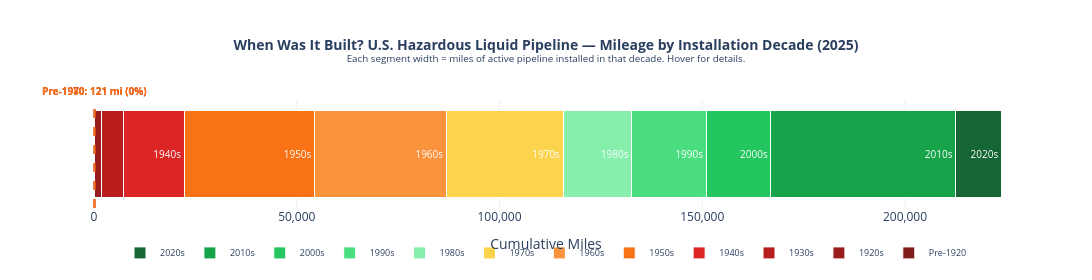

The cell this chart's notebook holds for it:
### Code cell
ordered_decades = [
    'Pre-1920','1920s','1930s','1940s','1950s','1960s',
    '1970s','1980s','1990s','2000s','2010s','2020s'
]

fig_strip = go.Figure()

x_cursor = 0
bar_height = 1.0

for dec in ordered_decades:
    if dec not in snap_2025.index:
        continue
    mi = snap_2025[dec]
    pct = mi / total_2025_decade * 100
    color = decade_colors.get(dec, '#888')
    
    hover = (
        f"<b>{dec}</b><br>"
        f"{mi:,.0f} miles  ({pct:.1f}% of network)<br>"
        f"{decade_age.get(dec, '')}<br>"
        f"<i>{decade_context.get(dec, '')}</i><br>"
        f"<i>{decade_safety.get(dec, '')}</i>"
    )

    # Main bar segment
    fig_strip.add_trace(go.Bar(
        x=[mi],
        y=['Pipeline Age'],
        orientation='h',
        base=x_cursor,
        marker_color=color,
        marker_line=dict(color='white', width=1),
        name=dec,
        hovertemplate=hover + '<extra></extra>',
        text=dec if pct > 3 else '',
        textposition='inside',
        textfont=dict(color='white', size=10),
    ))

    x_cursor += mi

# Key threshold lines
pre_1980_miles = sum(snap_2025[d] for d in ordered_decades if d in snap_2025.index and 
                     int(d.replace('Pre-1920','1900').replace('s','0').split('-')[0]) < 1980)
pre_1970_miles = sum(snap_2025[d] for d in ordered_decades if d in snap_2025.index and 
                     int(d.replace('Pre-1920','1900').replace('s','0').split('-')[0]) < 1970)

for threshold_mi, threshold_label, threshold_color in [
    (pre_1970_miles, f'Pre-1970: {pre_1970_miles:,.0f} mi ({pre_1970_miles/total_2025_decade*100:.0f}%)', '#B91C1C'),
    (pre_1980_miles, f'Pre-1980: {pre_1980_miles:,.0f} mi ({pre_1980_miles/total_2025_decade*100:.0f}%)', '#F97316'),
]:
    fig_strip.add_vline(
        x=threshold_mi,
        line_width=2, line_dash='dash', line_color=threshold_color,
        annotation_text=f'<b>{threshold_label}</b>',
        annotation_position='top',
        annotation_font=dict(color=threshold_color, size=10),
    )

fig_strip.update_layout(
    title=dict(
        text='<b>When Was It Built? U.S. Hazardous Liquid Pipeline — Mileage by Installation Decade (2025)</b><br>'
             '<sup>Each segment width = miles of active pipeline installed in that decade. Hover for details.</sup>',
        font=dict(size=14), x=0.5, xanchor='center'
    ),
    xaxis=dict(title='Cumulative Miles', tickformat=',', gridcolor='#f0f0f0'),
    yaxis=dict(visible=False),
    barmode='stack',
    plot_bgcolor='white', paper_bgcolor='white',
    width=1100, height=280,
    margin=dict(l=40, r=40, t=100, b=50),
    legend=dict(
        orientation='h',
        yanchor='bottom', y=-0.55,
        xanchor='center', x=0.5,
        font=dict(size=9)
    ),
    showlegend=True,
)

fig_strip.show()

print(f"\nKey callouts:")
print(f"  Pre-1970 pipe (55+ years old): {pre_1970_miles:,.0f} miles = {pre_1970_miles/total_2025_decade*100:.0f}%")
print(f"  Pre-1980 pipe (45+ years old): {pre_1980_miles:,.0f} miles = {pre_1980_miles/total_2025_decade*100:.0f}%")
print(f"  EPA founded 1970 — {pre_1970_miles/total_2025_decade*100:.0f}% of the network predates it")

### Figure 1 — Plotly figure (JSON) as saved in the notebook; plotly's stock layout.template omitted (floating-point values rounded to 4 significant figures)
{"data": [{"base": 0, "hovertemplate": "<b>Pre-1920</b><br>121 miles  (0.1% of network)<br>100+ years old<br><i>Before WWI</i><br><i>No federal pipeline safety law</i><extra></extra>", "marker": {"color": "#7F1D1D", "line": {"color": "white", "width": 1}}, "name": "Pre-1920", "orientation": "h", "text": "", "textfont": {"color": "white", "size": 10}, "textposition": "inside", "type": "bar", "x": [121.3], "y": ["Pipeline Age"]}, {"base": 121.3, "hovertemplate": "<b>1920s</b><br>1,844 miles  (0.8% of network)<br>95–105 years old<br><i>Roaring Twenties</i><br><i>No federal pipeline safety law</i><extra></extra>", "marker": {"color": "#991B1B", "line": {"color": "white", "width": 1}}, "name": "1920s", "orientation": "h", "text": "", "textfont": {"color": "white", "size": 10}, "textposition": "inside", "type": "bar", "x": [1844.0], "y": ["Pipeline Age"]}, {"base": 1965.0, "hovertemplate": "<b>1930s</b><br>5,388 miles  (2.4% of network)<br>85–95 years old<br><i>Great Depression</i><br><i>No federal pipeline safety law</i><extra></extra>", "marker": {"color": "#B91C1C", "line": {"color": "white", "width": 1}}, "name": "1930s", "orientation": "h", "text": "", "textfont": {"color": "white", "size": 10}, "textposition": "inside", "type": "bar", "x": [5388.0], "y": ["Pipeline Age"]}, {"base": 7353.0, "hovertemplate": "<b>1940s</b><br>14,890 miles  (6.7% of network)<br>75–85 years old<br><i>WWII era</i><br><i>No federal pipeline safety law</i><extra></extra>", "marker": {"color": "#DC2626", "line": {"color": "white", "width": 1}}, "name": "1940s", "orientation": "h", "text": "1940s", "textfont": {"color": "white", "size": 10}, "textposition": "inside", "type": "bar", "x": [14890.0], "y": ["Pipeline Age"]}, {"base": 22240.0, "hovertemplate": "<b>1950s</b><br>32,155 miles  (14.4% of network)<br>65–75 years old<br><i>Eisenhower / Post-war boom</i><br><i>No federal pipeline safety law</i><extra></extra>", "marker": {"color": "#F97316", "line": {"color": "white", "width": 1}}, "name": "1950s", "orientation": "h", "text": "1950s", "textfont": {"color": "white", "size": 10}, "textposition": "inside", "type": "bar", "x": [32150.0], "y": ["Pipeline Age"]}, {"base": 54400.0, "hovertemplate": "<b>1960s</b><br>32,482 miles  (14.5% of network)<br>55–65 years old<br><i>Apollo program era</i><br><i>No federal pipeline safety law</i><extra></extra>", "marker": {"color": "#FB923C", "line": {"color": "white", "width": 1}}, "name": "1960s", "orientation": "h", "text": "1960s", "textfont": {"color": "white", "size": 10}, "textposition": "inside", "type": "bar", "x": [32480.0], "y": ["Pipeline Age"]}, {"base": 86880.0, "hovertemplate": "<b>1970s</b><br>28,803 miles  (12.9% of network)<br>45–55 years old<br><i>OPEC oil crisis</i><br><i>Natural Gas Pipeline Safety Act (1968) only recently passed</i><extra></extra>", "marker": {"color": "#FCD34D", "line": {"color": "white", "width": 1}}, "name": "1970s", "orientation": "h", "text": "1970s", "textfont": {"color": "white", "size": 10}, "textposition": "inside", "type": "bar", "x": [28800.0], "y": ["Pipeline Age"]}, {"base": 115700.0, "hovertemplate": "<b>1980s</b><br>16,927 miles  (7.6% of network)<br>35–45 years old<br><i>Deregulation era</i><br><i>Hazardous Liquid Pipeline Safety Act passed (1979)</i><extra></extra>", "marker": {"color": "#86EFAC", "line": {"color": "white", "width": 1}}, "name": "1980s", "orientation": "h", "text": "1980s", "textfont": {"color": "white", "size": 10}, "textposition": "inside", "type": "bar", "x": [16930.0], "y": ["Pipeline Age"]}, {"base": 132600.0, "hovertemplate": "<b>1990s</b><br>18,369 miles  (8.2% of network)<br>25–35 years old<br><i>Internet age begins</i><br><i>Post-Exxon Valdez reforms; Pipeline Safety Act (1992)</i><extra></extra>", "marker": {"color": "#4ADE80", "line": {"color": "white", "width": 1}}, "name": "1990s", "orientation": "h", "text": "1990s", "textfont": {"color": "white", "size": 10}, "textposition": "inside", "type": "bar", "x": [18370.0], "y": ["Pipeline Age"]}, {"base": 151000.0, "hovertemplate": "<b>2000s</b><br>15,950 miles  (7.1% of network)<br>15–25 years old<br><i>Post-9/11 / Iraq War</i><br><i>Pipeline Safety Improvement Act (2002)</i><extra></extra>", "marker": {"color": "#22C55E", "line": {"color": "white", "width": 1}}, "name": "2000s", "orientation": "h", "text": "2000s", "textfont": {"color": "white", "size": 10}, "textposition": "inside", "type": "bar", "x": [15950.0], "y": ["Pipeline Age"]}, {"base": 166900.0, "hovertemplate": "<b>2010s</b><br>45,564 miles  (20.4% of network)<br>5–15 years old<br><i>Shale boom</i><br><i>Post-Kalamazoo reforms; PIPES Act (2016)</i><extra></extra>", "marker": {"color": "#16A34A", "line": {"color": "white", "width": 1}}, "name": "2010s", "orientation": "h", "text": "2010s", "textfont": {"color": "white", "size": 10}, "textposition": "inside", "type": "bar", "x": [45560.0], "y": ["Pipeline Age"]}, {"base": 212500.0, "hovertemplate": "<b>2020s</b><br>11,275 miles  (5.0% of network)<br>Under 5 years old<br><i>COVID / Energy transition</i><br><i>PIPES Act (2020); increased inspection requirements</i><extra></extra>", "marker": {"color": "#166534", "line": {"color": "white", "width": 1}}, "name": "2020s", "orientation": "h", "text": "2020s", "textfont": {"color": "white", "size": 10}, "textposition": "inside", "type": "bar", "x": [11270.0], "y": ["Pipeline Age"]}], "layout": {"annotations": [{"font": {"color": "#B91C1C", "size": 10}, "showarrow": false, "text": "<b>Pre-1970: 121 mi (0%)</b>", "x": 121.3, "xanchor": "center", "xref": "x", "y": 1, "yanchor": "bottom", "yref": "y domain"}, {"font": {"color": "#F97316", "size": 10}, "showarrow": false, "text": "<b>Pre-1980: 121 mi (0%)</b>", "x": 121.3, "xanchor": "center", "xref": "x", "y": 1, "yanchor": "bottom", "yref": "y domain"}], "barmode": "stack", "height": 280, "legend": {"font": {"size": 9}, "orientation": "h", "x": 0.5, "xanchor": "center", "y": -0.55, "yanchor": "bottom"}, "margin": {"b": 50, "l": 40, "r": 40, "t": 100}, "paper_bgcolor": "white", "plot_bgcolor": "white", "shapes": [{"line": {"color": "#B91C1C", "dash": "dash", "width": 2}, "type": "line", "x0": 121.3, "x1": 121.3, "xref": "x", "y0": 0, "y1": 1, "yref": "y domain"}, {"line": {"color": "#F97316", "dash": "dash", "width": 2}, "type": "line", "x0": 121.3, "x1": 121.3, "xref": "x", "y0": 0, "y1": 1, "yref": "y domain"}], "showlegend": true, "title": {"font": {"size": 14}, "text": "<b>When Was It Built? U.S. Hazardous Liquid Pipeline — Mileage by Installation Decade (2025)</b><br><sup>Each segment width = miles of active pipeline installed in that decade. Hover for details.</sup>", "x": 0.5, "xanchor": "center"}, "width": 1100, "xaxis": {"gridcolor": "#f0f0f0", "tickformat": ",", "title": {"text": "Cumulative Miles"}}, "yaxis": {"visible": false}}}
